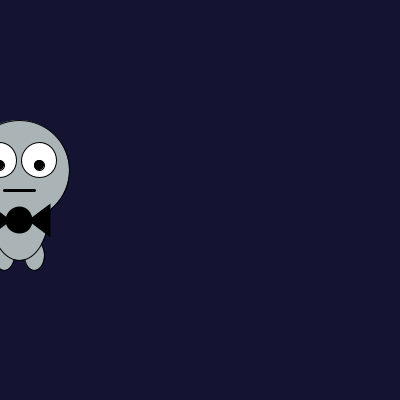
Frame 1 (no input)
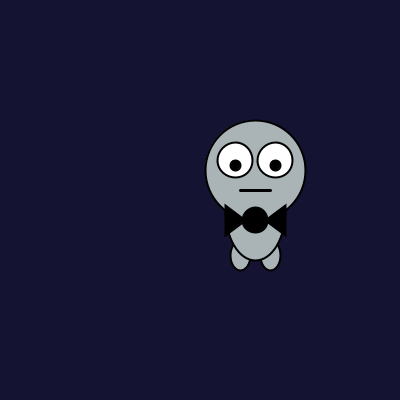
Frame 60 (the mouse pressed at the canvas centre just before this capture)
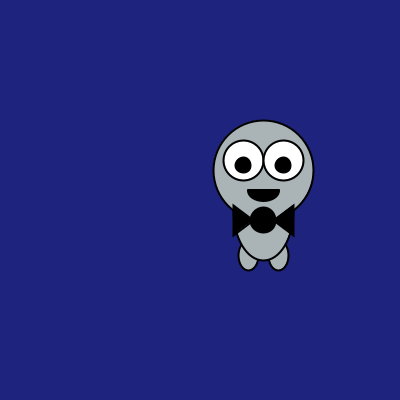
Frame 120 (the mouse held since frame 60 and released just before this capture)

The Processing sketch that drew these frames (run headless with seeded random() and noise(); from frame 60 on, the mouse is pressed at the canvas centre):

// Processing sketch: processing_25431
// ── processing_25431.pde

float x;
float y;
//float easing = 0.04;
int speed = 4;


void setup () {
  smooth();
  size(400,400);
}

void draw () {
  
  /* float targetX = mouseX;
  x+= (targetX-x) * easing;
  //x=135;
  float targetY = mouseY;
  y+= (targetY-y) *easing;
  //y=100;*/

 x+= speed;
if (x>360) {
  speed*=-1;
} else if (x<0) {
  speed*=-1;
}
y = 150;

  float r = map(mouseX,0,400,20,40);
  float g = map(mouseX,0,400,20,50);
  float b = map(mouseX,0,400,50,200);
  background(r,g,b);
  //background(59,117,137);
  fill(170,180,183);
  ellipse(x,y+105,20,30);
  ellipse(x+30,y+105,20,30);
  ellipse(x+15,y+60,60,100);
  ellipse(x+15,y+20,100,100);
  if (mousePressed) {
    fill(255);
    ellipse(x-5,y+10,40,40);
    ellipse(x+35,y+10,40,40);
    fill(0);
    ellipse(x-5,y+15,15,15);
    ellipse(x+35,y+15,15,15);
  } else {
      fill(255);
      ellipse(x-5,y+10,35,35);
      ellipse(x+35,y+10,35,35);
      fill(0);
      ellipse(x-5,y+15,10,10);
      ellipse(x+35,y+15,10,10);
  }
    strokeWeight(3);
  line(x,y+40,x+30,y+40);
   if (mousePressed) {
  arc(x+15,y+40,30,20, 0, PI);
  }
  strokeWeight(2);
  fill(0);
  triangle(x+5,y+70,x-15,y+85,x-15,y+55);
  triangle(x+25,y+70,x+45,y+85,x+45,y+55);
  ellipse(x+15,y+70,25,25);
}
